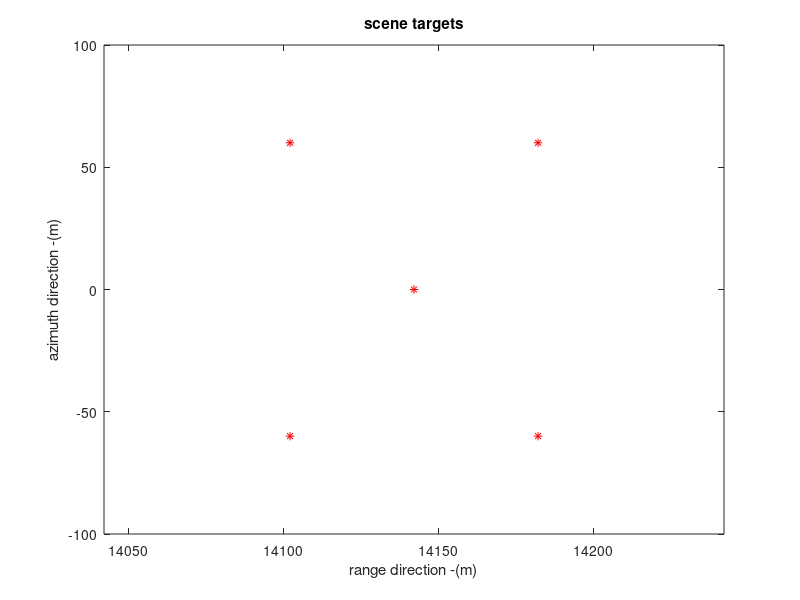

The MATLAB script that drew this image: (Note: this script raises an error after producing the figure.)
% Liu YK 2017/1/11
% broadside SAR and low squint

clc, clear, close all;

%=====================paremeter setting====================%
c = 3e8; %light speed
fc = 5.3e9; % C waveband
lambda = c / fc; %wave length
vr = 150; % radar speed
theta = 45 / 180 * pi; % squint angle
tp = 2.5e-6; % pulse duration
kr = 20e12; % chirp rate
br = abs(kr * tp); % signal bandwidth in range direction
scene_center_range = 20e3;  
d = 3.4; % radar length in azimuth direction
beta = lambda / d; % wave beam width in angle

fr = 60e6; %sampling rate in range direction
ka = -2*vr^2*cos(theta)^2/scene_center_range/lambda; % doppler rate
lsar = scene_center_range * cos(theta) * (tan(theta + beta / 2) -...
    tan(theta - beta / 2)); % synthetic aperture length
tsar = lsar / vr; % synthetic aperture time
ba = abs(ka * tsar);
prf = 120;

range_width = 200;
azimuth_width = 200;
% xc = scene_center_range * cos(theta);
% yc = scene_center_range * sin(theta);
xc = scene_center_range * cos(theta);
yc = 0;

k1 = 0.4;
k2 = 0.6;
targets = [ xc     yc       1
%             xc + k1 * range_width / 2    yc              1
%             xc                           yc - tan(theta) * k1 * range_width / 2    1
            xc + k1 * range_width / 2    yc + k2 * azimuth_width / 2      1
            xc + k1 * range_width / 2    yc - k2 * azimuth_width / 2      1
            xc - k1 * range_width / 2    yc + k2 * azimuth_width / 2      1
            xc - k1 * range_width / 2    yc - k2 * azimuth_width / 2      1
            ];
            
disp('plot scene targets...');
figure;
plot(targets(:,1),targets(:,2),'r*');
xlabel('range direction -(m)');
ylabel('azimuth direction -(m)');
xlim([xc - range_width/2 xc + range_width/2]);
ylim([yc - azimuth_width/2 yc + azimuth_width/2]);
title('scene targets');

%==================== generate echo===================%
disp('generate the radar echo signal...');
[echo, nearest_range_vector] = create_echo_v2(scene_center_range, range_width,...
    azimuth_width, targets, prf, fr, lambda, kr, tp, vr, theta, beta);
disp('plotting the graph of echo signal...');
figure;
colormap('gray');
subplot(221);
imagesc(real(echo));
xlabel('range direction(sampling points)');
ylabel('azimuth direction(sampling points)');
title('real section of raw echo signal');
subplot(222);
imagesc(imag(echo));
xlabel('range direction(sampling points)');
ylabel('azimuth direction(sampling points)');
title('imaginary section of raw echo signal');
subplot(223);
imagesc(255 - abs(echo));
xlabel('range direction(sampling points)');
ylabel('azimuth direction(sampling points)');
title('attitude of raw echo signal');
subplot(224);
imagesc(angle(echo));
xlabel('range direction(sampling points)');
ylabel('azimuth direction(sampling points)');
title('phase of raw echo signal');


[nan, nrn] = size(echo);
doppler_frequence_center = 2 * vr * sin(theta) / lambda;
n_blur = round(doppler_frequence_center / prf);
doppler_frequence_center_base = doppler_frequence_center - n_blur * prf;
shift_n = round(doppler_frequence_center_base / prf * nan);
range_frequence = [-nrn/2 : nrn/2 - 1] / nrn * fr;
azimuth_frequence = doppler_frequence_center + [-nan/2 : nan/2 - 1] / nan * prf;
azimuth_frequence = (circshift(azimuth_frequence', shift_n))';

%========================= range compression=========================%
disp('range pulse compression');
window_function = kaiser(nrn, 2.5).'; % kaiser window
range_compression_function = exp(1i * pi / kr * range_frequence.^2) .* window_function;
signal_range_compression = iftx(ftx(echo) .* (ones(nan,1) * range_compression_function));

disp('plotting the graph of signal after range compression');
figure;
colormap('gray');
subplot(121);
imagesc(real(signal_range_compression));
xlabel('Range direction(sampling points)');
ylabel('Azimuth direction(sampling points)');
title('real section of signal after range compression');
subplot(122);
imagesc(255 - abs(signal_range_compression));
xlabel('Range direction(sampling points)');
ylabel('Azimuth direction(sampling points)');
title('attitude of signal after range compression');

disp('azimuth fft');
signal_rtaf = fty(signal_range_compression);
% signal_rfaf = ftx(signal_rtaf);
% signal_src = src(signal_rfaf, azimuth_frequence, range_frequence, vr, scene_center_range, fc );
disp('azimuth fft finished');
  
disp('plotting the graph of signal after azimuth fft');
figure;
colormap('gray');
subplot(121);
imagesc(real(signal_rtaf));
title('real section of signal after azimuth fft');
xlabel('Range direction(sampling points)');
ylabel('Azimuth direction(Hz)');
% ylim([max(azimuth_frequence) min(azimuth_frequence)]);
subplot(122);
imagesc(255 - abs(signal_rtaf));
title('attitude of signal after azimuth fft');
xlabel('Range direction(sampling points)');
ylabel('Azimuth direction(Hz)');
% ylim([max(azimuth_frequence) min(azimuth_frequence)]); 

%=================  SRC ============================%
disp('src...');
signal_src = src(ftx(signal_rtaf), azimuth_frequence, range_frequence, vr,  scene_center_range * cos(theta), fc );
disp('src finished');
signal_rtaf = signal_src;

% ========================RCMC====================================
disp('rcmc...');
% signal_rcmc = rcmc_nearest(signal_rtaf, nearest_range_vector, azimuth_frequence, fr, lambda, vr);
%  signal_rcmc = rcmc_nearest_v2(signal_rtaf, nearest_range_vector, azimuth_frequence, fr, lambda, vr, shift_n);
% signal_rcmc = rcmc_frequence_domain(signal_rtaf, nearest_range_vector, azimuth_frequence, fr, lambda, vr);
signal_rcmc = rcmc_squint_frequence_domain(signal_rtaf, nearest_range_vector, azimuth_frequence, fr, lambda, vr);
disp('rcmc finished');

disp('plotting the graph of the signal after rcmc');
figure;
colormap('gray');
subplot(121);
imagesc(real(signal_rcmc));
title('real section of signal after rcmc');
xlabel('Range direction(sampling points)');
ylabel('Azimuth direction(Hz)');
subplot(122);
imagesc(255 - abs(signal_rcmc));
title('attitude of signal after rcmc');
xlabel('Range direction(sampling points)');
ylabel('Azimuth direction(Hz)');


%========================== azimuth compression============================
disp('azimuth compression');
window_function = kaiser(nan, 5);
window_function = (circshift(window_function,shift_n));
% azimuth_frequence = doppler_frequence_center + [-nan/2 : nan/2 - 1] / nan * prf;
azimuth_compression_function = exp(1i * pi / ka * azimuth_frequence.^2).' .* window_function;
signal_final = ifty(signal_rcmc .* (azimuth_compression_function * ones(1, nrn)));
disp('azimuth compression finished');

disp('plotting the final signal of the gargets');
figure;
colormap('gray');
subplot(121);
mesh(abs(signal_final));
title('the targets in scene');

subplot(122);
imagesc(255 - abs(signal_final));
title('the targets in scene');
xlabel('Range direction(sampling points)');
ylabel('Azimuth direction(sampling points)');